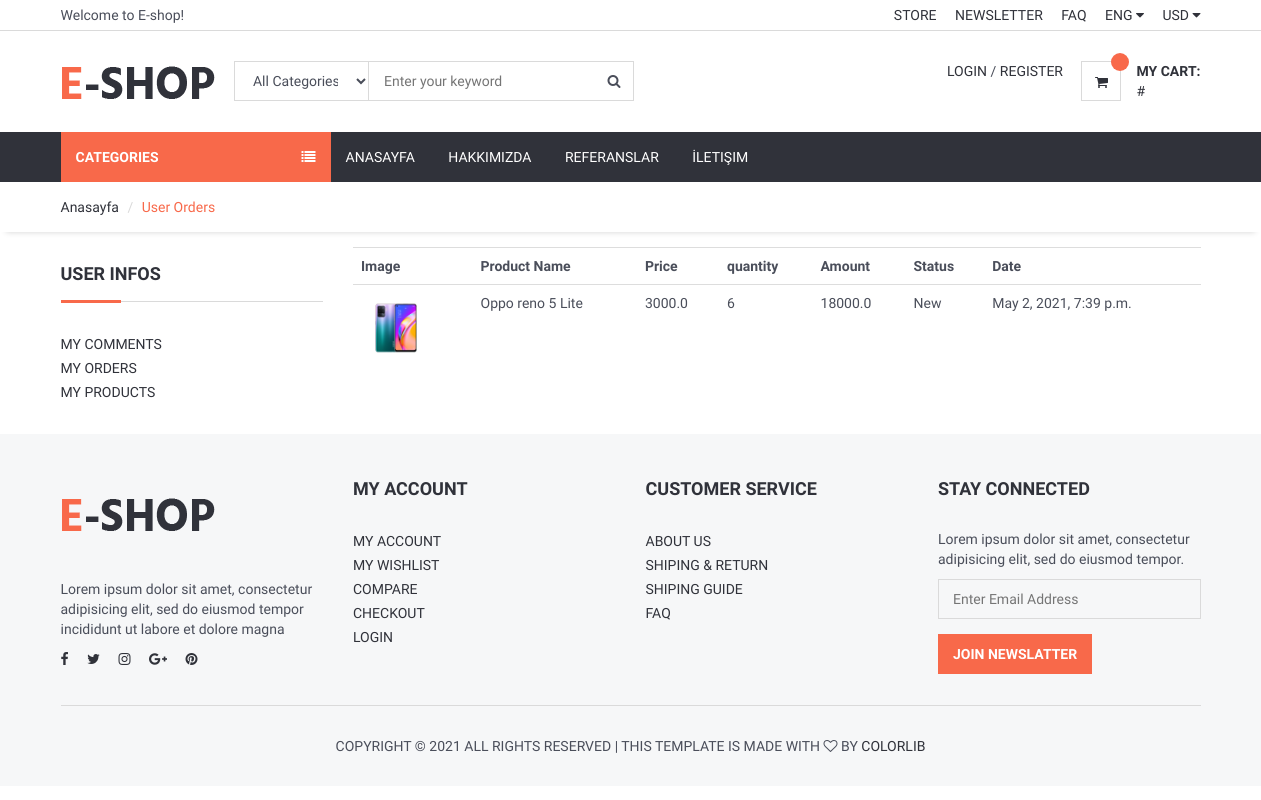
The page /order/user_order_details/3 on the database its author committed.
### order/models.py (models this page shows, shortened)
class OrderProduct(models.Model):
    STATUS = (
        ('New', 'New'),
        ('Accepted', 'Accepted'),
        ('Canceled', 'Canceled'),
    )
    order = models.ForeignKey(Order, on_delete=models.CASCADE)
    user = models.ForeignKey(User, on_delete=models.CASCADE)
    product = models.ForeignKey(Product, on_delete=models.CASCADE)
    quantity = models.IntegerField()
    price = models.FloatField()
    amount = models.FloatField()
    status = models.CharField(max_length=10, choices=STATUS, default='New')
    create_at = models.DateTimeField(auto_now_add=True)
    update_at = models.DateTimeField(auto_now=True)

### product/models.py (models this page shows, shortened)
class Product(models.Model):
    STATUS = (
        ("False", "Yanlış"),
        ("True", "Doğru")
    )
    title = models.CharField(max_length=255, verbose_name="İsim")
    keywords = models.CharField(
        max_length=255, verbose_name="Anahtar Kelimeler")
    description = models.CharField(max_length=255, verbose_name="Açıklama")
    image = models.ImageField(verbose_name="Resim",
                              upload_to="images/", blank=True)
    category = models.ForeignKey(
        Category, blank=True, null=True, on_delete=models.CASCADE)
    detail = RichTextField()
    price = models.FloatField()
    amount = models.IntegerField()
    slug = models.SlugField(null=False, unique=True)
    create_at = models.DateTimeField(auto_now_add=True)
    update_at = models.DateTimeField(auto_now=True)

### order/views.py (the view)
# urls.py: path('user_order_details/<int:id>', views.user_orders_details,
def user_orders_details(request, id):
    context = {
        "categories": Category.objects.all(),
        "order": Order.objects.filter(user_id=request.user.id, id=id),
        "order_items": OrderProduct.objects.filter(order_id=id),
    }
    return render(request, "user_order_details.html", context)

### user/templates/user_order_details.html (shortened to what this page needs)
{% extends 'homebase.html' %} {% load static %}
{% block sidebar %}
    {% include 'sidebar.html' %}
{% endblock %}
{% block body %}
<div id="breadcrumb">
	<div class="container">
		<ul class="breadcrumb">
			<li><a href="{% url 'index' %}">Anasayfa</a></li>
			<li class="active">User Orders</li>
		</ul>
	</div>
</div>
<div class="section" style="padding-top: 15px">
	<div class="container">
		<div class="row">
            <div class="col-md-3">
				<div class="aside">
					<h3 class="aside-title">User Infos</h3>
					<ul class="list-links">
						<li><a href="#">My Comments</a></li>
						<li><a href="{% url 'user_orders' %}">My Orders</a></li>
						<li><a href="#">My Products</a></li>
					</ul>
				</div>
			</div>
            <div class="col-md-9">
                <table class=" table">
                    <tr>
                        <th>Image</th>
                        <th>Product Name</th>
                        <th>Price</th>
                        <th>quantity</th>
                        <th>Amount</th>
                        <th>Status</th>
                        <th>Date</th>
                    </tr>
                    {% for rs in order_items %}
                    <tr>
                        <td><img src="{{ rs.product.image.url }}" height="70"></td>
                        <td>{{ rs.product.title }}</td>
                        <td>{{ rs.price }}</td>
                        <td>{{ rs.quantity }}</td>
                        <td>{{ rs.amount }}</td>
                        <td>{{ rs.status }}</td>
                        <td>{{ rs.create_at }}</td>
                    </tr>
                    {% endfor %}
                </table>
            </div>
        </div>
	</div>
</div>
{% endblock %}

### home/static/css/style.css (style rules this page uses)
body { font-family: "Hind", sans-serif; color: #4a4e5a; overflow-x: hidden; }
h1, h2, h3, h4, h5, h6 { color: #30323a; margin: 0 0 10px; font-weight: 700; }
a { color: #30323a; -webkit-transition: 0.3s color; transition: 0.3s color; }
ul, ol { margin: 0; padding: 0; list-style: none; }
.list-links li > a { position: relative; display: inline-block; text-transform: uppercase; padding: 2px 0px; -webkit-transition: 0.3s all; transition: 0.3s all; }
.list-links li > a:before { content: "\f105"; position: absolute; left: 0px; font-family: FontAwesome; -webkit-transform: translateX(-10px); -ms-transform: translateX(-10px); transform: translateX(-10px); opacity: 0; visibility: hidden; -webkit-transition: 0.3s all; transition: 0.3s all; }
.section { padding-top: 30px; padding-bottom: 30px; }
#breadcrumb { -webkit-box-shadow: 0px 6px 6px -6px rgba(0, 0, 0, 0.175); box-shadow: 0px 6px 6px -6px rgba(0, 0, 0, 0.175); }
.breadcrumb { background-color: transparent; border: none; border-radius: 0px; padding: 15px 0px; margin: 0; }
.breadcrumb > .active { color: #f8694a; }
.breadcrumb > li + li:before { color: #dadada; }
.aside .aside-title { position: relative; border-bottom: 1px solid #dadada; text-transform: uppercase; padding-bottom: 15px; margin-bottom: 30px; margin-top: 15px; line-height: 24px; font-size: 18px; }
.aside .aside-title:after { content: ""; position: absolute; left: 0; bottom: -1.5px; height: 3px; width: 60px; background-color: #f8694a; }

### rows shown on the page
OrderProduct: product.image (picture), product "Oppo reno 5 Lite", price "3000.0", quantity "6", amount "18000.0", status "New", create_at "May 2, 2021, 7:39 p.m."
